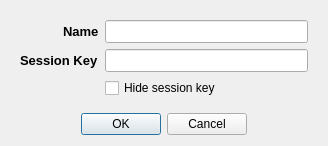
<?xml version="1.0" encoding="UTF-8"?>
<ui version="4.0">
 <class>InputCredentialsDialog</class>
 <widget class="QDialog" name="InputCredentialsDialog">
  <property name="geometry">
   <rect>
    <x>0</x>
    <y>0</y>
    <width>328</width>
    <height>140</height>
   </rect>
  </property>
  <property name="windowTitle">
   <string>Dialog</string>
  </property>
  <property name="styleSheet">
   <string notr="true">font-family: SegoeUI</string>
  </property>
  <layout class="QVBoxLayout" name="verticalLayout">
   <item>
    <widget class="QFrame" name="frame">
     <property name="styleSheet">
      <string notr="true">font-size: 10pt;</string>
     </property>
     <property name="frameShape">
      <enum>QFrame::NoFrame</enum>
     </property>
     <property name="frameShadow">
      <enum>QFrame::Raised</enum>
     </property>
     <layout class="QGridLayout" name="gridLayout">
      <item row="2" column="0" alignment="Qt::AlignRight">
       <widget class="QLabel" name="sessionKeyDescriptionLabel">
        <property name="font">
         <font>
          <family>SegoeUI</family>
          <pointsize>10</pointsize>
          <weight>75</weight>
          <bold>true</bold>
         </font>
        </property>
        <property name="text">
         <string>Session Key</string>
        </property>
       </widget>
      </item>
      <item row="2" column="1">
       <widget class="QLineEdit" name="sessionKeyLineEdit">
        <property name="minimumSize">
         <size>
          <width>200</width>
          <height>0</height>
         </size>
        </property>
       </widget>
      </item>
      <item row="1" column="1">
       <widget class="QLineEdit" name="nameLineEdit"/>
      </item>
      <item row="1" column="0" alignment="Qt::AlignRight">
       <widget class="QLabel" name="nameDescriptionLabel">
        <property name="font">
         <font>
          <family>SegoeUI</family>
          <pointsize>10</pointsize>
          <weight>75</weight>
          <bold>true</bold>
         </font>
        </property>
        <property name="text">
         <string>Name</string>
        </property>
       </widget>
      </item>
      <item row="3" column="1">
       <widget class="QCheckBox" name="hideSessionKeyCheckbox">
        <property name="styleSheet">
         <string notr="true">font-size: 9pt;</string>
        </property>
        <property name="text">
         <string>Hide session key</string>
        </property>
       </widget>
      </item>
     </layout>
    </widget>
   </item>
   <item alignment="Qt::AlignHCenter">
    <widget class="QDialogButtonBox" name="buttonBox">
     <property name="orientation">
      <enum>Qt::Horizontal</enum>
     </property>
     <property name="standardButtons">
      <set>QDialogButtonBox::Cancel|QDialogButtonBox::Ok</set>
     </property>
    </widget>
   </item>
  </layout>
 </widget>
 <resources/>
 <connections>
  <connection>
   <sender>buttonBox</sender>
   <signal>accepted()</signal>
   <receiver>InputCredentialsDialog</receiver>
   <slot>accept()</slot>
   <hints>
    <hint type="sourcelabel">
     <x>248</x>
     <y>254</y>
    </hint>
    <hint type="destinationlabel">
     <x>157</x>
     <y>274</y>
    </hint>
   </hints>
  </connection>
  <connection>
   <sender>buttonBox</sender>
   <signal>rejected()</signal>
   <receiver>InputCredentialsDialog</receiver>
   <slot>reject()</slot>
   <hints>
    <hint type="sourcelabel">
     <x>316</x>
     <y>260</y>
    </hint>
    <hint type="destinationlabel">
     <x>286</x>
     <y>274</y>
    </hint>
   </hints>
  </connection>
 </connections>
</ui>
